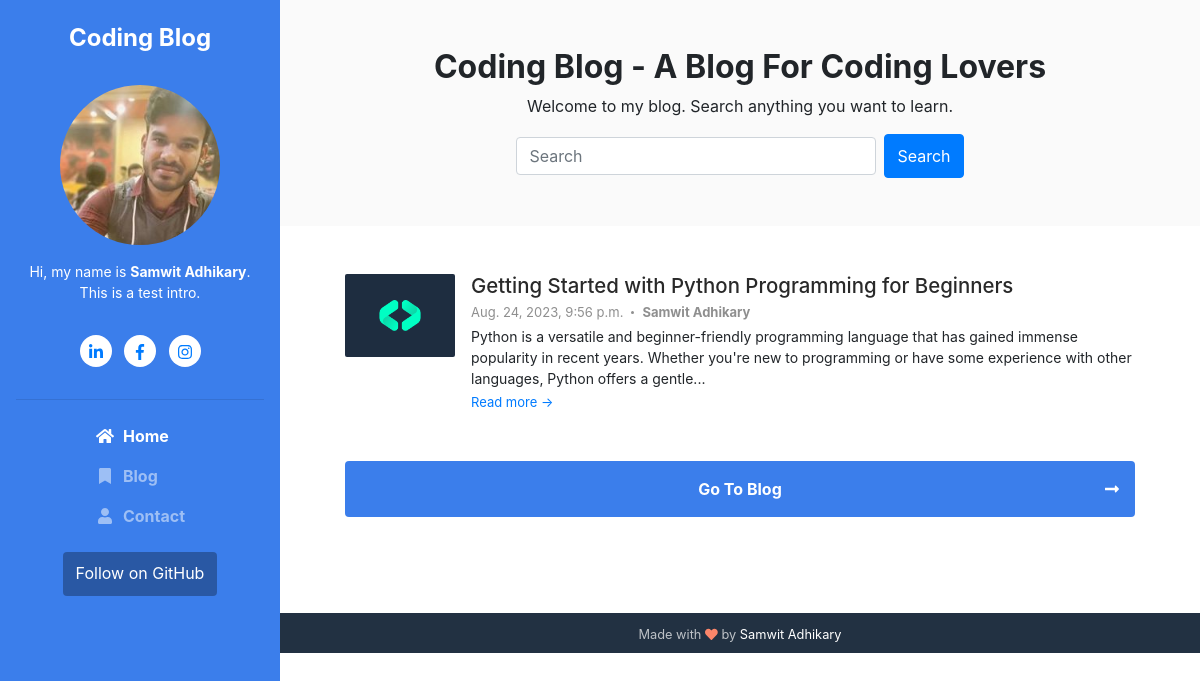
The page / on the database its author committed.
### blog/models.py (models this page shows, shortened)
class Post(models.Model):
    sno = models.AutoField(primary_key=True)
    title = models.CharField(max_length=100, default="")
    featured_image = models.ImageField(upload_to='featured_image', blank=True)
    slug = models.CharField(max_length=100, default="")
    author = models.CharField(max_length=50, default="Coding Arena")
    content = models.TextField()
    short_desc = models.CharField(max_length=219, default="")
    timestamp = models.DateTimeField()
    published = models.BooleanField(default=True)

### home/views.py (the view)
# urls.py: path('', views.index, name='Home'),
def index(request):
    all_Posts = Paginator(Post.objects.filter(published=True).order_by('-timestamp'), 6)
    page = request.GET.get('page')
    try:
        allPosts = all_Posts.page(page)
    except PageNotAnInteger:
        allPosts = all_Posts.page(1)
    except EmptyPage:
        allPosts = all_Posts.page(all_Posts.num_pages)
    context = {'allPosts': allPosts}
    return render(request, 'home/index.html', context)

### templates/home/index.html (shortened to what this page needs)
{% extends 'basic.html' %}
{% block homeactive %} active {% endblock homeactive %}
{% block body %}
<section class="cta-section theme-bg-light py-5">
    <div class="container text-center">
        <h2 class="heading">Coding Blog - A Blog For Coding Lovers</h2>
        <div class="intro">Welcome to my blog. Search anything you want to learn.</div>
        <form method="POST" action="/search" class="form-inline my-2 my-lg-0 justify-content-center pt-3">
            <input name="query" id="search" class="form-control mr-sm-2" type="search" placeholder="Search" aria-label="Search">
            <button class="btn btn-primary my-2 my-sm-0" type="submit">Search</button>
        </form>
    </div>
</section>
<section class="blog-list px-3 py-5 p-md-5">
    <div class="container">
        {% for posts in allPosts %}
        <div class="item mb-5">
            <div class="media">
                <img class="mr-3 img-fluid post-thumb d-none d-md-flex" src="/media/{{posts.featured_image}}" alt="image">
                <div class="media-body">
                    <h3 class="title mb-1"><a href="blog/{{posts.slug}}">{{posts.title}}</a></h3>
                    <div class="meta mb-1"><span class="date">{{posts.timestamp}}</span><span
                            class="comment"><strong>{{posts.author}}</strong></span></div>
                    <div class="intro">{{posts.short_desc}}...</div>
                    <a class="more-link" href="blog/{{posts.slug}}">Read more &rarr;</a>
                </div>
            </div>
        </div>
        {% endfor %}
        <nav class="blog-nav nav nav-justified my-5">
            <a class="nav-link-next nav-item nav-link rounded" href="/blog">Go To Blog<i
                    class="arrow-next fas fa-long-arrow-alt-right"></i></a>
        </nav>
    </div>
</section>
{% endblock body %}

### templates/basic.html (shortened to what this page needs)
{% load static %}
<!DOCTYPE html>
<html lang="en">
	{% load pwa %}
<head>
	<link id="theme-style" rel="stylesheet" href="/static/css/theme-3.css">
	<link href="//maxcdn.bootstrapcdn.com/bootstrap/4.1.1/css/bootstrap.min.css" rel="stylesheet" id="bootstrap-css">
	<link href="/static/css/prism.css" rel="stylesheet" />
</head>
<body>
    <header class="header text-center">
	    <h1 class="blog-name pt-lg-4 mb-0"><a href="/">Coding Blog</a></h1>
	    <nav class="navbar navbar-expand-lg navbar-dark" >
			<div id="navigation" class="collapse navbar-collapse flex-column" >
				<div class="profile-section pt-3 pt-lg-0">
				    <img class="profile-image mb-3 rounded-circle mx-auto" src="/static/images/samwit.jpeg" alt="image" >
					<div class="bio mb-3">Hi, my name is <strong>Samwit Adhikary</strong>. This is a test intro. </a></div>
					<ul class="social-list list-inline py-3 mx-auto">
			            <li class="list-inline-item"><a href="https://linkedin.com/in/samwitadhikary" target="_blank"><i class="fab fa-linkedin-in fa-fw"></i></a></li>
			            <li class="list-inline-item"><a href="https://www.facebook.com/samwit.adhikary" target="_blank"><i class="fab fa-facebook-f fa-fw"></i></a></li>
			            <li class="list-inline-item"><a href="https://www.instagram.com/samwit_adhikary" target="_blank"><i class="fab fa-instagram fa-fw"></i></a></li>
			        </ul>
			        <hr>
				</div>
				<ul class="navbar-nav flex-column text-left">
					<li class="nav-item {% block homeactive %}{% endblock homeactive%}">
					    <a class="nav-link" href="/"><i class="fas fa-home fa-fw mr-2"></i>Home <span class="sr-only">(current)</span></a>
					</li>
					<li class="nav-item {% block blogactive %}{% endblock blogactive%}">
					    <a class="nav-link" href="/blog"><i class="fas fa-bookmark fa-fw mr-2"></i>Blog</a>
					</li>
					<li class="nav-item {% block contactactive %}{% endblock contactactive%}">
					    <a class="nav-link" href="/contact"><i class="fas fa-user fa-fw mr-2"></i>Contact</a>
					</li>
				</ul>
				<div class="my-2 my-md-3">
				    <a class="btn btn-primary" href="https://github.com/SamwitAdhikary" target="_blank">Follow on GitHub</a>
				</div>
			</div>
		</nav>
    </header>
    <div class="main-wrapper">
	    {% block body %} {% endblock body %}
	    <footer class="footer text-center py-2 theme-bg-dark">
                <small class="copyright">Made with <i class="fas fa-heart" style="color: #fb866a;"></i> by <a href="https://samwitadhikary.github.io/my-profile" target="_blank">Samwit Adhikary</a></small>
	    </footer>
    </div>
</body>
</html>

### rows shown on the page
Post: featured_image (picture), title "Getting Started with Python Programming for Beginners", timestamp "Aug. 24, 2023, 9:56 p.m.", author "Samwit Adhikary", short_desc "Python is a versatile and beginner-friendly programming language that has gained immense popularity in recent years. Whether you're new to programming or have some experience with other languages, Python offers a gentle"
